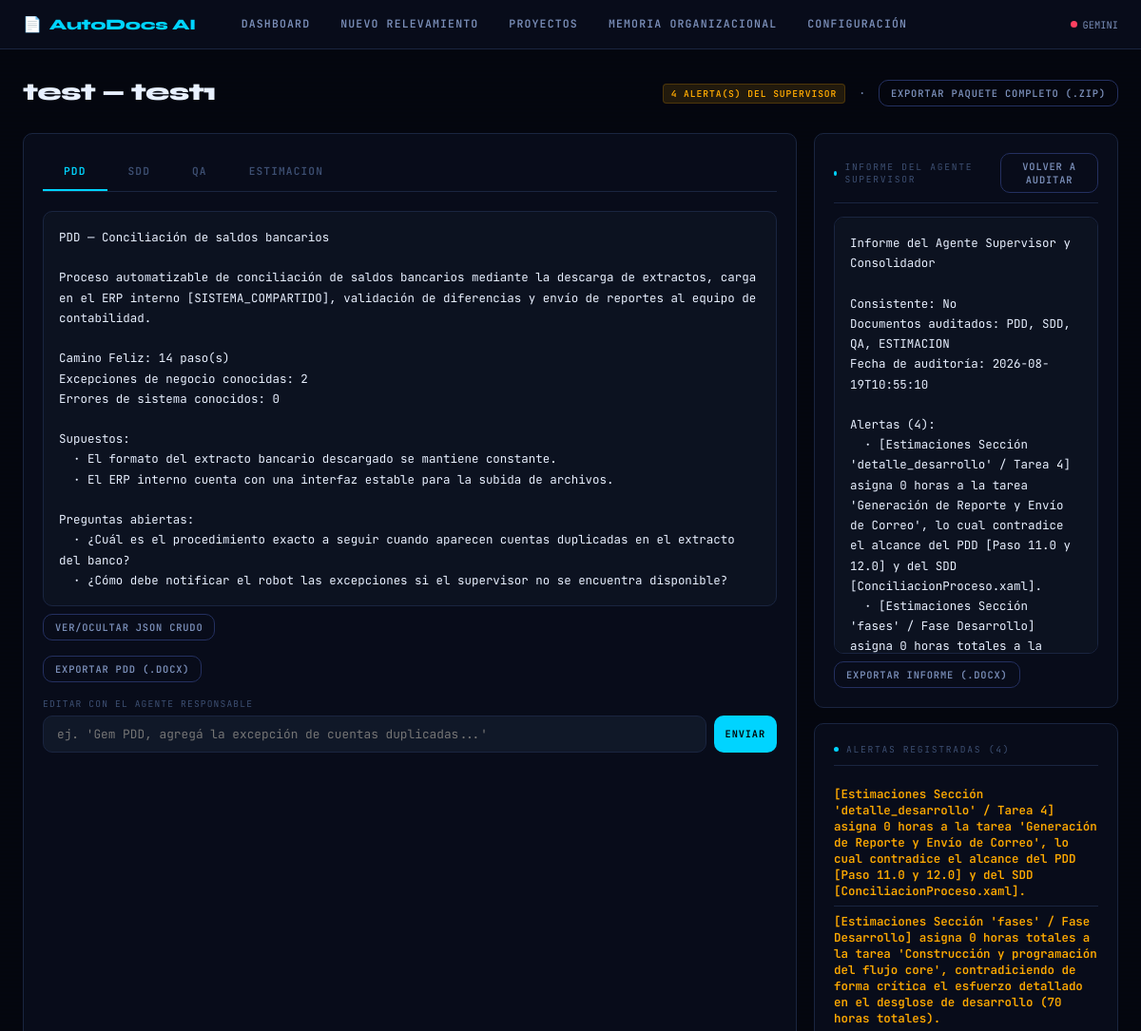
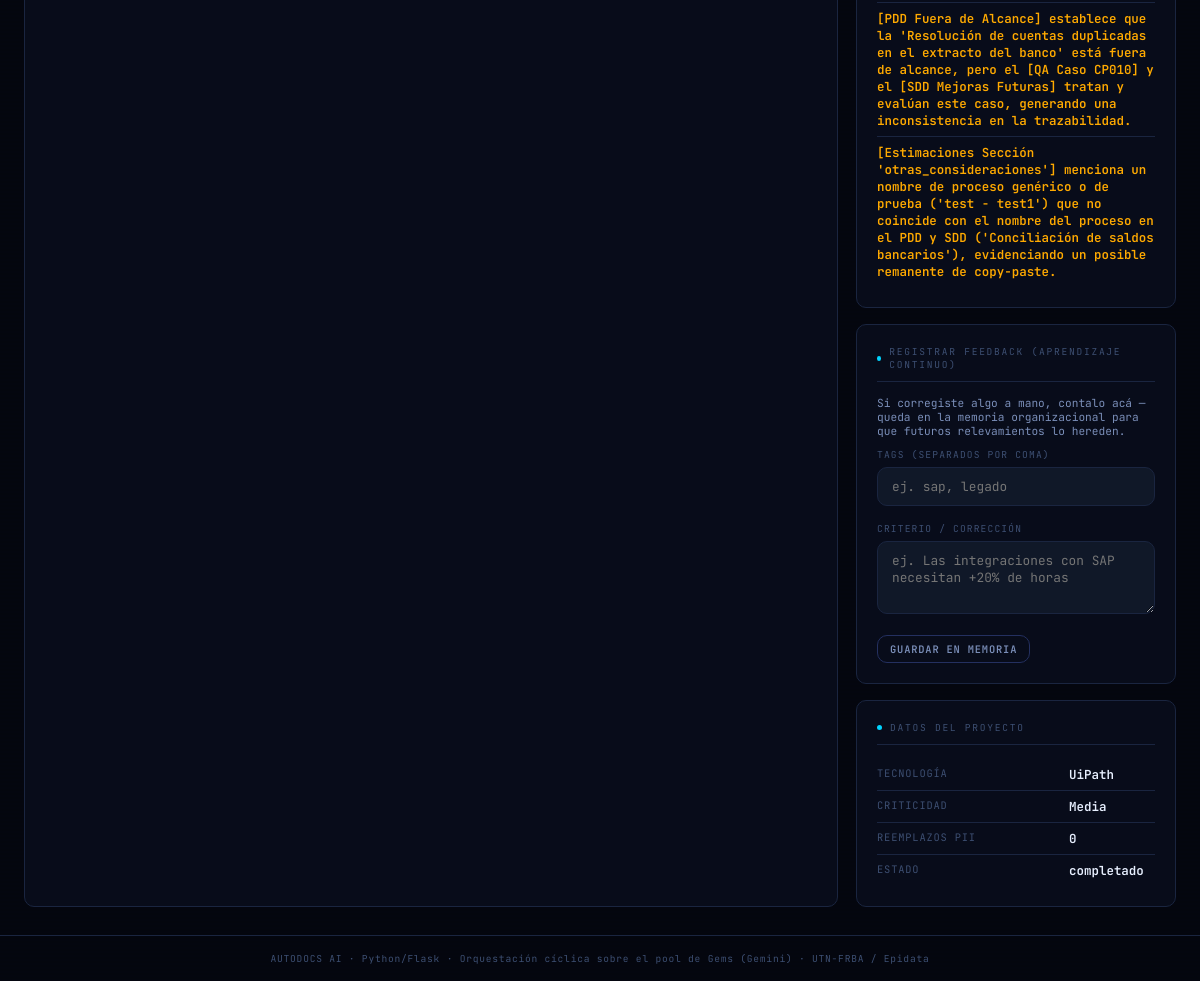
The app's page /resultado/23 with its own data (2 pictures, top to bottom).
### tables this page shows
CREATE TABLE proyectos (
    id                      INTEGER PRIMARY KEY AUTOINCREMENT,
    cliente                 TEXT NOT NULL,
    proceso                 TEXT NOT NULL,
    tecnologia              TEXT,       -- UiPath / Power Automate / Rocketbot / Make.com...
    criticidad              TEXT,       -- Baja / Media / Alta
    presupuesto_hs          REAL,
    analista                TEXT,
    transcripcion_original  TEXT,
    transcripcion_sanitizada TEXT,
    reemplazos_pii          INTEGER DEFAULT 0,
    flujo_estructurado      TEXT,       -- JSON: salida del Agente de Ingesta
    estado                  TEXT DEFAULT 'borrador',  -- borrador|procesando|completado|frenado|error
    motivo_freno            TEXT,       -- si estado = 'frenado' (Límite Operativo de Entrada)
    creado                  TEXT DEFAULT CURRENT_TIMESTAMP,
    actualizado             TEXT DEFAULT CURRENT_TIMESTAMP
);

CREATE TABLE documentos (
    id          INTEGER PRIMARY KEY AUTOINCREMENT,
    proyecto_id INTEGER NOT NULL REFERENCES proyectos(id),
    tipo        TEXT NOT NULL,   -- PDD | SDD | QA | ESTIMACION
    contenido   TEXT,
    version     INTEGER DEFAULT 1,
    creado      TEXT DEFAULT CURRENT_TIMESTAMP
);

CREATE TABLE alertas (
    id          INTEGER PRIMARY KEY AUTOINCREMENT,
    proyecto_id INTEGER NOT NULL REFERENCES proyectos(id),
    tipo        TEXT,     -- cobertura | consistencia
    mensaje     TEXT,
    resuelta    INTEGER DEFAULT 0,
    creado      TEXT DEFAULT CURRENT_TIMESTAMP
);

### ui/app.py (the view)
    @app.route("/resultado/<int:proyecto_id>")
    def resultado(proyecto_id):
        proyecto = ProyectoRepository.get(proyecto_id)
        if not proyecto:
            return redirect(url_for("proyectos"))
        documentos = ProyectoRepository.get_documentos(proyecto_id)
        alertas = ProyectoRepository.get_alertas(proyecto_id)
        resumen_estimacion = None
        if "ESTIMACION" in documentos:
            data_est = EstimacionService.parsear(documentos["ESTIMACION"]["contenido"])
            resumen_estimacion = EstimacionService.resumen_legible(data_est)
        resumen_pdd = None
        if "PDD" in documentos:
            resumen_pdd = PddService.resumen_legible(PddService.parsear(documentos["PDD"]["contenido"]))
        resumen_sdd = None
        if "SDD" in documentos:
            resumen_sdd = SddService.resumen_legible(SddService.parsear(documentos["SDD"]["contenido"]))
        resumen_qa = None
        if "QA" in documentos:
            resumen_qa = QaService.resumen_legible(QaService.parsear(documentos["QA"]["contenido"]))
        resumen_supervisor = None
        if "SUPERVISOR" in documentos:
            resumen_supervisor = SupervisorService.resumen_legible(
                SupervisorService.parsear(documentos["SUPERVISOR"]["contenido"])
            )
        return render_template(
            "resultado.html",
            proyecto=proyecto,
            documentos=documentos,
            tipos=_TIPOS_DOC,
            alertas=alertas,
            resumen_estimacion=resumen_estimacion,
            resumen_pdd=resumen_pdd,
            resumen_sdd=resumen_sdd,
            resumen_qa=resumen_qa,
            resumen_supervisor=resumen_supervisor,
        )

### core/db.py (called while the page is built)
def get_conn() -> sqlite3.Connection:
    DB_PATH.parent.mkdir(exist_ok=True)
    conn = sqlite3.connect(DB_PATH)
    conn.row_factory = sqlite3.Row
    conn.execute("PRAGMA foreign_keys = ON")
    return conn

### repositories/proyecto_repository.py (called while the page is built)
    @staticmethod
    def get(proyecto_id: int) -> dict | None:
        conn = get_conn()
        row = conn.execute("SELECT * FROM proyectos WHERE id = ?", (proyecto_id,)).fetchone()
        conn.close()
        return dict(row) if row else None

    @staticmethod
    def get_documentos(proyecto_id: int) -> dict:
        conn = get_conn()
        rows = conn.execute(
            """SELECT d.* FROM documentos d
               INNER JOIN (
                 SELECT tipo, MAX(version) mv FROM documentos
                 WHERE proyecto_id = ? GROUP BY tipo
               ) top ON d.tipo = top.tipo AND d.version = top.mv
               WHERE d.proyecto_id = ?""",
            (proyecto_id, proyecto_id),
        ).fetchall()
        conn.close()
        return {r["tipo"]: dict(r) for r in rows}

    @staticmethod
    def get_alertas(proyecto_id: int) -> list:
        conn = get_conn()
        rows = conn.execute(
            "SELECT * FROM alertas WHERE proyecto_id = ? ORDER BY id ASC", (proyecto_id,)
        ).fetchall()
        conn.close()
        return [dict(r) for r in rows]

### services/estimacion_service.py (called while the page is built)
    @staticmethod
    def _num(v) -> float:
        try:
            return float(str(v).replace(",", "."))
        except (TypeError, ValueError):
            return 0.0

    @staticmethod
    def horas_totales(data: dict) -> float:
        return sum(EstimacionService._num(f.get("horas")) for f in data.get("fases", [])
                   if isinstance(f, dict))

### services/pdd_service.py (called while the page is built, shortened)
    @staticmethod
    def parsear(texto_respuesta: str) -> dict:
        limpio = re.sub(r"^```(?:json)?|```$", "", texto_respuesta.strip(), flags=re.MULTILINE).strip()
        data = None
        try:
            data = json.loads(limpio)
        except (json.JSONDecodeError, TypeError):
            match = re.search(r"\{.*\}", texto_respuesta, re.DOTALL)
            if match:
                try:
                    data = json.loads(match.group(0))
                except (json.JSONDecodeError, TypeError):
                    data = None
        for k, v in _ESQUELETO_VACIO.items():
            data.setdefault(k, v)
        return data

### services/sdd_service.py (called while the page is built, shortened)
def _texto(v) -> str:
    if v is None:
        return ""
    if isinstance(v, str):
        return v.strip()

### ui/templates/resultado.html (shortened to what this page needs)
{% extends "base.html" %}
{% block content %}
<div class="page-header">
  <h1>{{ proyecto.cliente }} — {{ proyecto.proceso }}</h1>
  <p>
    {% if alertas %}
      <span class="tag tag-amber">{{ alertas|length }} alerta(s) del Supervisor</span>
    {% else %}
      <span class="tag tag-green">Sin alertas de consistencia</span>
    {% endif %}
    &nbsp;·&nbsp;
    <a href="/export/{{ proyecto.id }}/paquete" class="btn btn-secondary btn-sm">Exportar paquete completo (.zip)</a>
  </p>
</div>
<div class="grid-2" style="grid-template-columns: 1fr 320px; gap:18px;">
  <div class="panel">
    <div class="tab-bar" id="tab-bar">
      {% for t in tipos %}
      <button class="tab-btn {% if loop.first %}active{% endif %}" onclick="mostrarTab('{{ t }}')">{{ t }}</button>
      {% endfor %}
    </div>
    {% for t in tipos %}
    <div class="tab-panel {% if loop.first %}active{% endif %}" id="panel-{{ t }}">
      {% if t in ['ESTIMACION', 'PDD', 'SDD', 'QA'] %}
        {% set resumen = {'ESTIMACION': resumen_estimacion, 'PDD': resumen_pdd, 'SDD': resumen_sdd, 'QA': resumen_qa}[t] %}
        <div class="result-box {% if not documentos.get(t) %}empty{% endif %}" id="resumen-{{ t }}">{{ resumen or 'Esta Gem todavía no generó contenido para este proyecto.' }}</div>
        <button type="button" class="btn btn-secondary btn-sm mt-2" onclick="toggleJson('{{ t }}')">Ver/ocultar JSON crudo</button>
      {% else %}
        <div class="result-box {% if not documentos.get(t) %}empty{% endif %}" id="contenido-{{ t }}">{{ documentos.get(t, {}).get('contenido', 'Esta Gem todavía no generó contenido para este proyecto.') }}</div>
      {% endif %}
      <div class="flex gap-2 mt-4 wrap">
        <a href="/export/{{ proyecto.id }}/{{ t }}" class="btn btn-secondary btn-sm">
          Exportar {{ t }} ({% if t in ['PDD','SDD'] %}.docx{% else %}.xlsx{% endif %})
        </a>
      </div>
      <div class="field mt-4">
        <label>Editar con el agente responsable</label>
        <div class="flex gap-2">
          <input type="text" id="editar-{{ t }}" placeholder="ej. 'Gem {{ t }}, agregá la excepción de cuentas duplicadas...'">
          <button class="btn btn-primary btn-sm" onclick="editarDocumento('{{ t }}')">Enviar</button>
        </div>
      </div>
    </div>
    {% endfor %}
  </div>
  <div class="flex flex-col gap-4">
    <div class="panel">
      <div class="panel-title">
        <span class="dot"></span>Informe del Agente Supervisor
        {% if documentos.get('SUPERVISOR') %}
        <button type="button" class="btn btn-secondary btn-sm" onclick="reauditar()">Volver a auditar</button>
        {% endif %}
      </div>
      {% if documentos.get('SUPERVISOR') %}
        <div class="result-box" id="resumen-supervisor" style="white-space:pre-wrap">{{ resumen_supervisor }}</div>
        <a href="/export/{{ proyecto.id }}/SUPERVISOR" class="btn btn-secondary btn-sm mt-2">Exportar informe (.docx)</a>
      {% else %}
        <p class="result-box empty">Todavía no se corrió la auditoría de consistencia para este proyecto.</p>
        <button type="button" class="btn btn-secondary btn-sm mt-2" onclick="reauditar()">Auditar ahora</button>
      {% endif %}
    </div>
    <div class="panel">
      <div class="panel-title">
        <span class="dot"></span>Alertas registradas ({{ alertas|length }})
      </div>
      {% if alertas %}
        {% for a in alertas %}
        <div class="kv"><div class="kv-val" style="color:var(--amber)">{{ a.mensaje }}</div></div>
        {% endfor %}
      {% else %}
        <p class="result-box empty">Sin observaciones de consistencia entre PDD, SDD, QA y Estimación.</p>
      {% endif %}
    </div>
    <div class="panel">
      <div class="panel-title"><span class="dot"></span>Registrar feedback (Aprendizaje continuo)</div>
      <p style="font-size:.7rem; color:var(--text-mid); margin-bottom:10px;">
        Si corregiste algo a mano, contalo acá — queda en la memoria organizacional para
        que futuros relevamientos lo hereden.
      </p>
      <div class="field">
        <label>Tags (separados por coma)</label>
        <input type="text" id="feedback-tags" placeholder="ej. sap, legado">
      </div>
      <div class="field">
        <label>Criterio / corrección</label>
        <textarea id="feedback-texto" rows="3" placeholder="ej. Las integraciones con SAP necesitan +20% de horas"></textarea>
      </div>
      <button class="btn btn-secondary btn-sm" onclick="registrarFeedback()">Guardar en memoria</button>
    </div>
    <div class="panel">
      <div class="panel-title"><span class="dot"></span>Datos del proyecto</div>
      <div class="kv"><div class="kv-key">Tecnología</div><div class="kv-val">{{ proyecto.tecnologia or '—' }}</div></div>
      <div class="kv"><div class="kv-key">Criticidad</div><div class="kv-val">{{ proyecto.criticidad or '—' }}</div></div>
      <div class="kv"><div class="kv-key">Reemplazos PII</div><div class="kv-val">{{ proyecto.reemplazos_pii }}</div></div>
      <div class="kv"><div class="kv-key">Estado</div><div class="kv-val">{{ proyecto.estado }}</div></div>
    </div>
  </div>
</div>
{% endblock %}

### ui/templates/base.html (style rules this page uses)
:root { --bg-void: #04060f; --bg-panel: #080c1a; --bg-card: #0c1220; --bg-input: #101828; --border: #1a2540; --border-hi: #243060; --cyan: #00d4ff; --cyan-dim: #007da0; --green: #00e87a; --green-dim: #006635; --red: #ff4060; --amber: #ffaa00; --text-hi: #e8f0ff; --text-mid: #7a8eb8; --text-lo: #3d4f72; --mono: 'JetBrains Mono', monospace; --display: 'Syne', sans-serif; --radius: 10px; --glow-c: 0 0 20px rgba(0,212,255,.18); --glow-g: 0 0 20px rgba(0,232,122,.18); }
*, *::before, *::after { box-sizing: border-box; margin: 0; padding: 0; }
html { scroll-behavior: smooth; }
body { font-family: var(--mono); background: var(--bg-void); color: var(--text-hi); min-height: 100vh; display: flex; flex-direction: column; background-image: repeating-linear-gradient(0deg, transparent, transparent 2px, rgba(0,0,0,.08) 2px, rgba(0,0,0,.08) 4px); }
.page-header { margin-bottom: 28px; display: flex; align-items: flex-end; justify-content: space-between; gap: 16px; flex-wrap: wrap; }
.page-header h1 { font-family: var(--display); font-size: 1.6rem; font-weight: 800; color: var(--text-hi); letter-spacing: -.03em; }
.page-header p { font-size: .72rem; color: var(--text-mid); margin-top: 4px; }
.panel { background: var(--bg-panel); border: 1px solid var(--border); border-radius: var(--radius); padding: 20px; }
.panel-title { font-size: .6rem; letter-spacing: .18em; text-transform: uppercase; color: var(--text-lo); margin-bottom: 14px; padding-bottom: 10px; border-bottom: 1px solid var(--border); display: flex; align-items: center; gap: 8px; }
.panel-title .dot { width: 5px; height: 5px; border-radius: 50%; background: var(--cyan); }
.grid-2 { display: grid; grid-template-columns: 1fr 1fr; gap: 18px; }
input, select, textarea { width: 100%; background: var(--bg-input); border: 1px solid var(--border); border-radius: var(--radius); color: var(--text-hi); font-family: var(--mono); font-size: .8rem; padding: 10px 14px; transition: border-color .2s, box-shadow .2s; outline: none; }
label { display: block; font-size: .6rem; letter-spacing: .12em; text-transform: uppercase; color: var(--text-lo); margin-bottom: 6px; }
.field { margin-bottom: 16px; }
.btn { font-family: var(--mono); font-size: .72rem; font-weight: 600; letter-spacing: .08em; text-transform: uppercase; border: none; border-radius: var(--radius); padding: 10px 20px; cursor: pointer; transition: all .18s; display: inline-flex; align-items: center; gap: 8px; text-decoration: none; }
.btn-primary { background: var(--cyan); color: #000; }
.btn-secondary { background: transparent; border: 1px solid var(--border-hi); color: var(--text-mid); }
.btn-sm { padding: 6px 12px; font-size: .65rem; }
.tag { display: inline-block; font-size: .6rem; letter-spacing: .1em; text-transform: uppercase; padding: 3px 8px; border-radius: 4px; font-weight: 600; }
.tag-amber { background: rgba(255,170,0,.12); color: var(--amber); border: 1px solid rgba(255,170,0,.2); }
.result-box { background: var(--bg-card); border: 1px solid var(--border); border-radius: var(--radius); padding: 16px; font-size: .78rem; line-height: 1.7; color: var(--text-hi); white-space: pre-wrap; word-break: break-word; min-height: 80px; max-height: 460px; overflow-y: auto; }
.kv { display: flex; gap: 12px; padding: 7px 0; border-bottom: 1px solid var(--border); }
.kv:last-child { border-bottom: none; }
.kv-key { flex: 0 0 180px; font-size: .65rem; color: var(--text-lo); text-transform: uppercase; letter-spacing: .08em; }
.kv-val { flex: 1; font-size: .78rem; color: var(--text-hi); font-weight: 600; }
.tab-bar { display: flex; gap: 0; border-bottom: 1px solid var(--border); margin-bottom: 20px; overflow-x: auto; }
.tab-btn { font-family: var(--mono); font-size: .7rem; font-weight: 600; letter-spacing: .1em; text-transform: uppercase; padding: 12px 22px; background: transparent; border: none; border-bottom: 2px solid transparent; color: var(--text-lo); cursor: pointer; transition: all .15s; white-space: nowrap; }
.tab-btn.active { color: var(--cyan); border-bottom-color: var(--cyan); }
.tab-panel { display: none; }
.tab-panel.active { display: block; }
.mt-2 { margin-top: 8px; }
.mt-4 { margin-top: 16px; }
.flex { display: flex; }
.flex-col { flex-direction: column; }
.gap-2 { gap: 8px; }
.gap-4 { gap: 16px; }
.wrap { flex-wrap: wrap; }

### records on screen
proyectos: cliente "test", proceso "test1", tecnologia "UiPath", criticidad "Media", reemplazos_pii "0", estado "completado"
documentos: tipo "PDD", resumen "PDD — Conciliación de saldos bancarios Proceso automatizable de conciliación de saldos bancarios mediante la descarga de extractos, carga en el ERP interno [SISTEMA_COMPARTIDO], validación de diferencias y envío de reportes al equipo de contabilidad. Camino Feliz: 14 paso(s) Excepciones de negocio conocidas: 2 Errores de sistema conocidos: 0 Supuestos: · El formato del extracto bancario descargado se mantiene constante. · El ERP interno cuenta con una interfaz estable para la subida de archivos. Preguntas abiertas: · ¿Cuál es el procedimiento exacto a seguir cuando aparecen cuentas duplicadas en el extracto del banco? · ¿Cómo debe notificar el robot las excepciones si el supervisor no se…", t "ej. 'Gem PDD, agregá la excepción de cuentas duplicadas...'"
documentos: tipo "SDD"
documentos: tipo "ESTIMACION"
alertas: mensaje "[Estimaciones Sección 'detalle_desarrollo' / Tarea 4] asigna 0 horas a la tarea 'Generación de Reporte y Envío de Correo', lo cual contradice el alcance del PDD [Paso 11.0 y 12.0] y del SDD [ConciliacionProceso.xaml]."
alertas: mensaje "[Estimaciones Sección 'fases' / Fase Desarrollo] asigna 0 horas totales a la tarea 'Construcción y programación del flujo core', contradiciendo de forma crítica el esfuerzo detallado en el desglose de desarrollo (70 horas totales)."
alertas: mensaje "[PDD Fuera de Alcance] establece que la 'Resolución de cuentas duplicadas en el extracto del banco' está fuera de alcance, pero el [QA Caso CP010] y el [SDD Mejoras Futuras] tratan y evalúan este caso, generando una inconsistencia en la trazabilidad."
alertas: mensaje "[Estimaciones Sección 'otras_consideraciones'] menciona un nombre de proceso genérico o de prueba ('test - test1') que no coincide con el nombre del proceso en el PDD y SDD ('Conciliación de saldos bancarios'), evidenciando un posible remanente de copy-paste."

### other values on screen
{{ alertas|length }} "4"
{{ t }} "QA"
